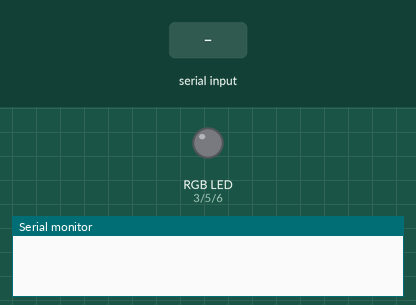
Bench run of a sketch on a simulated Arduino Uno, built with avr-gcc and run on an emulated ATmega328P. Parts: an RGB LED mixed from three pins (HIGH = lit), the last lines printed to the serial monitor. The test bench sets the inputs (shaded band). Dim RGB values are drawn brighter than linear.

Above: at 1.2 s.
1.3 s: byte 30 received over Serial
At 2.4 s:
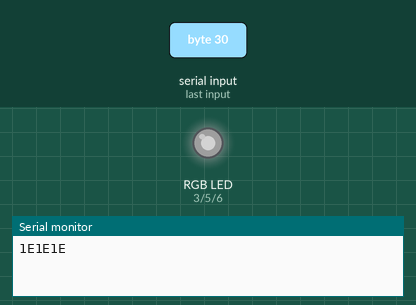
2.8 s: byte 90 received over Serial
At 3.5 s:
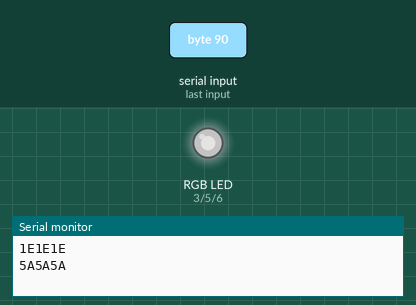
4.3 s: byte 120 received over Serial
At 4.6 s:
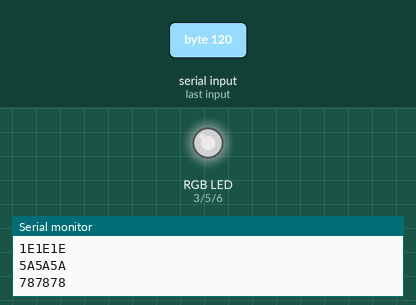
Timing chart, 0 to 7.3 s (numbered marks = the images above; inputs shaded):
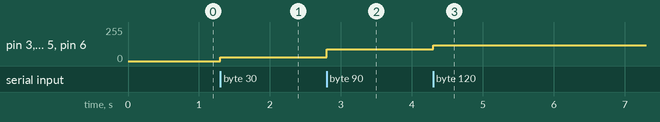

The sketch:

ASCIISeriall.ino
```cpp
// pins for the LEDs:
const int redPin = 3;
const int greenPin = 5;
const int bluePin = 6;

int readSerialValue = 0;

void setup() {
  // initialize serial:
  Serial.begin(9600);
  // make the pins outputs:
  pinMode(redPin, OUTPUT);
  pinMode(greenPin, OUTPUT);
  pinMode(bluePin, OUTPUT);
}

void loop() {
  // if there's any serial available, read it:
  while (Serial.available() > 0) {

    readSerialValue = Serial.read();

    // look for the next valid integer in the incoming serial stream:
    int red = readSerialValue;
    // do it again:
    int green = readSerialValue;
    // do it again:
    int blue = readSerialValue;

    // look for the newline. That's the end of your sentence:

      // constrain the values to 0 - 255 and invert
      // if you're using a common-cathode LED, just use "constrain(color, 0, 255);"
      red = constrain(red, 0, 255);
      green = constrain(green, 0, 255);
      blue = constrain(blue, 0, 255);

      // fade the red, green, and blue legs of the LED:
      analogWrite(redPin, red);
      analogWrite(greenPin, green);
      analogWrite(bluePin, blue);

      // print the three numbers in one string as hexadecimal:
      Serial.print(red, HEX);
      Serial.print(green, HEX);
      Serial.println(blue, HEX);

  }
}
```

Measured:
- after the input at 1.3 s, pin 3 (redPin), pin 5 (greenPin), pin 6 (bluePin): 0/255 → 30/255 at once
- after the input at 2.8 s, pin 3 (redPin), pin 5 (greenPin), pin 6 (bluePin): 30/255 → 90/255 at once
- after the input at 4.3 s, pin 3 (redPin), pin 5 (greenPin), pin 6 (bluePin): 90/255 → 120/255 at once
